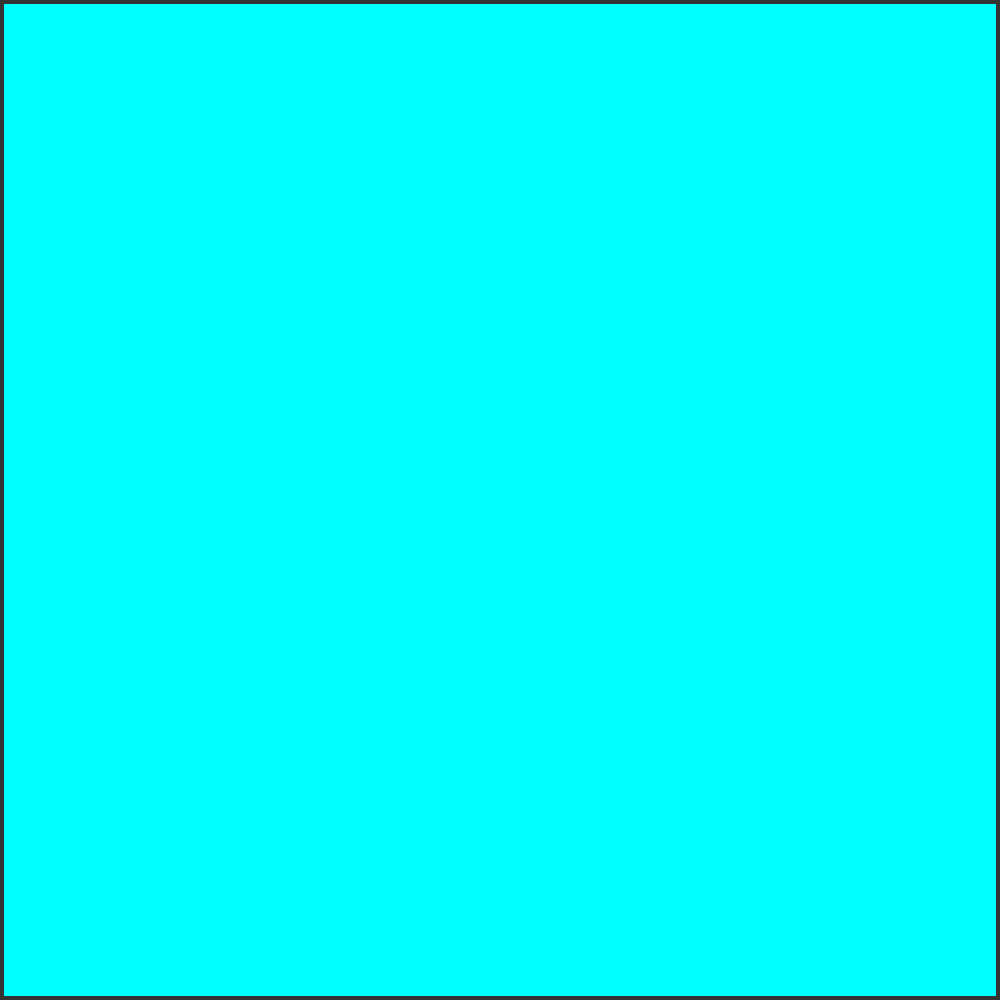
Frame 1 (no input)
Frame 60 (the mouse pressed at the canvas centre just before this capture): identical to frame 1, image omitted
Frame 120 (the mouse held since frame 60 and released just before this capture): identical to frame 1, image omitted

The Processing sketch that drew this single still picture (run headless with seeded random() and noise(); from frame 60 on, the mouse is pressed at the canvas centre):

// Processing sketch: pond
// ── pond.pde
float pi = 3.141592653589793238462643383;

int n = 250;
float pos[][] = new float[n][n];
float vel[][] = new float[n][n];
float mass[][] = new float[n][n]; //make it happen!!

float colormax = 1500;

boolean bound = false;

//WALL center = new WALL(125,50,'v',100);
//WALL top = new WALL(30,50,'h',60);
//WALL other = new WALL(140,150,'h',90);

int t = 0;

void setup() { 
 colorMode(HSB, colormax, 1, 1);
 size(1000,1000); 
frameRate(120);

for(int i = 0; i<n; i++) {
      for(int j = 0; j<n; j++){
        if(i>n/2){
          mass[i][j] = 0.75;
        }
        else{
          mass[i][j] = 0.5;
        }
      }
}

}


void draw() {
 noStroke();
 rectMode(CORNER);
 background(0,0,0.2);
 
 for(int i = 1; i<n-1; i++) {
   for(int j = 1; j<n-1; j++) {
     fill(pos[i][j]+colormax/2,1,1);
     rect(1000/n*i,1000/n*j,1000/n,1000/n); //be
     vel[i][j] += mass[i][j]*
                  (((pos[i-1][j]+pos[i+1][j])/2 - pos[i][j]) + //2nd partial x
                  ((pos[i][j-1]+pos[i][j+1])/2 - pos[i][j]) - //2nd partial y
                   0.01*vel[i][j]);                             //damping
   }
 }
 
   for(int i = 0; i<n; i++) {
      for(int j = 0; j<n; j++){
        pos[i][j] += vel[i][j]; //move
      }
    }
 
 for(int i = 1; i<n-1; i++){ //boundry conditions
   pos[0][i] = 0;//pos[1][i];   //top
   pos[n-1][i] = 0;//pos[n-2][i]; //bottom
   pos[i][0] = 0;//pos[i][1];   //left
   pos[i][n-1] = 0;//pos[i][n-2]; //right
   
   vel[0][i] =  0;//vel[1][i];   //top
   vel[n-1][i] = 0;//vel[n-2][i]; //bottom
   vel[i][0] = 0;//vel[i][1];   //left
   vel[i][n-1] = 0;//vel[i][n-2]; //right
 }
 
//pos[200][110] = 700*sin(float(t)/15);

//center.be();
//top.be();
//other.be();

t++;
}


  



  
void mouseClicked() {
  int i = int(mouseX*n/1000);
  int j = int(mouseY*n/1000);
  for (int u = -2; u < 2; u++){
    for(int v = -2; v < 2; v++){
      //if(i+u > 0 && i+u < n && j+v > 0 && j+v < n){
        vel[u+i][v+j] += 500;
     // }
    }
  }
}
       
      
      
      
  

// ── EMIT.pde
class EMIT{
  int x;
  int y;
  float w;
  float a;
  
  EMIT(int tx, int ty, float tw, float ta){
    x = tx;
    y = ty;
    w = tw;
    a = ta;
  }
  
  float go(int t){
    return(a*sin(w*t));
  }
  
}

// ── WALL.pde
class WALL{
  boolean orient; //true=horizontal false=vertical
  int x;
  int y;
  int len;
  
  WALL(int tx, int ty, char o, int tlen){
    x = tx;
    y = ty;
    if(o=='h'){
      orient = true;
    }
    if(o=='v'){
      orient = false;
    }
    len = tlen;
  }
  
  void be(){
    fill(0);
    if(orient==true){
      for(int j=0; j<len; j++){
        pos[x+j][y] = 0;
        vel[x+j][y] = 0;
        rect(1000/n*(x+j),1000/n*y,1000/n,1000/n);
      }
    }
    if(orient==false){
      for(int j=0; j<len; j++){
        pos[x][y+j] = 0;
        vel[x][y+j] = 0;
        rect(1000/n*x,1000/n*(y+j),1000/n,1000/n);
      }
    }
      
  }
}
